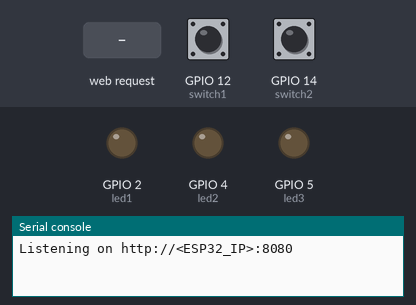
Simulated run of this program. Board: ESP32 board running MicroPython. Parts: output pins drawn as LEDs (lit = HIGH), the last lines printed to the serial console. The inputs (shaded band) are chosen by the test bench; at power-on: GPIO 12 (switch1) HIGH, GPIO 14 (switch2) HIGH.

Above: at 1.2 s.
1.3 s: HTTP request GET /?led1=on received
At 2.0 s:
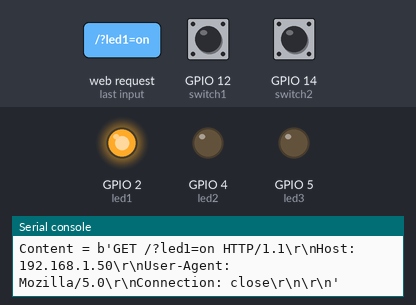
2.8 s: HTTP request GET /?led2=on received
At 3.2 s:
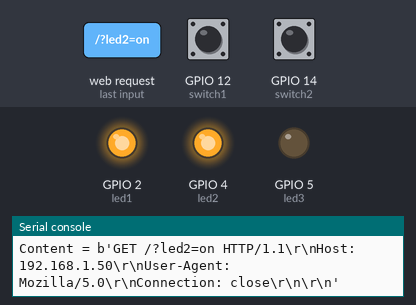
4.3 s: HTTP request GET /?led1=off received
At 5.5 s:
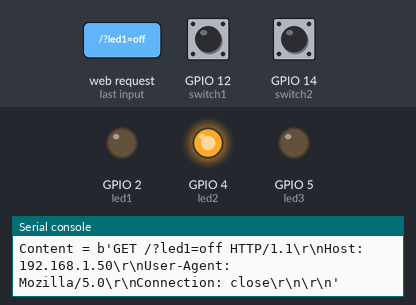
5.8 s: HTTP request GET /?led3=on received
At 6.6 s:
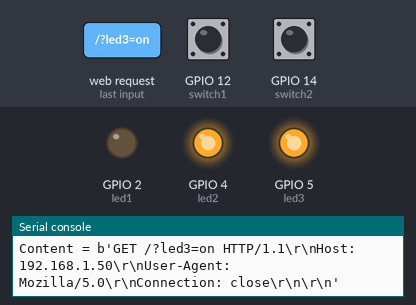
7.3 s: HTTP request GET /?led2=off received
At 7.8 s:
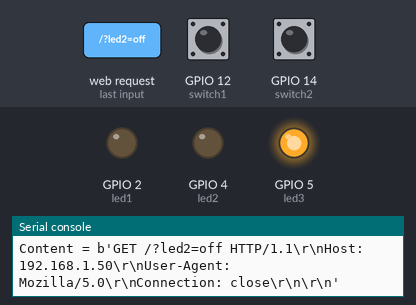
8.8 s: HTTP request GET /?led3=off received
At 10.1 s:
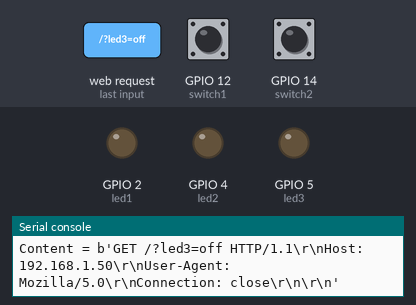
Timing chart, 0 to 11.3 s (numbered marks = the images above; inputs shaded):
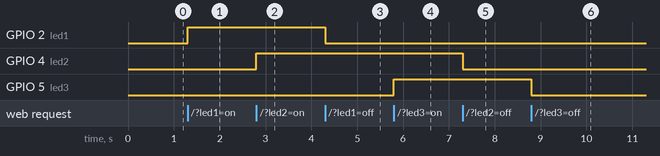

The program:

http5.py
```python
from machine import Pin
import socket

# הגדרת פיני LED
led1 = Pin(2, Pin.OUT)
led2 = Pin(4, Pin.OUT)
led3 = Pin(5, Pin.OUT)

# הגדרת פיני מפסקים
switch1 = Pin(12, Pin.IN, Pin.PULL_UP)
switch2 = Pin(14, Pin.IN, Pin.PULL_UP)

def web_page():
    # מצבי LED
    led1_state = "ON" if led1.value() else "OFF"
    led2_state = "ON" if led2.value() else "OFF"
    led3_state = "ON" if led3.value() else "OFF"

    # קריאת מצב מפסקים
    switch1_state = "PRESSED" if switch1.value() == 0 else "RELEASED"
    switch2_state = "PRESSED" if switch2.value() == 0 else "RELEASED"

    html = """<!DOCTYPE html>
<html>
<head>
    <title>ESP32 Control Panel</title>
    <meta name="viewport" content="width=device-width, initial-scale=1">
    <style>
        html {{ text-align: center; font-family: Arial; }}
        button {{
            background-color: #4CAF50; border: none; color: white;
            padding: 16px 40px; margin: 10px; font-size: 20px;
            border-radius: 8px; cursor: pointer;
        }}
        .off {{ background-color: #f44336; }}
    </style>
</head>
<body>
    <h1>ESP32 Web Control</h1>

    <p>LED1 is <strong>{led1}</strong></p>
    <a href="/?led1=on"><button>LED1 ON</button></a>
    <a href="/?led1=off"><button class="off">LED1 OFF</button></a>

    <p>LED2 is <strong>{led2}</strong></p>
    <a href="/?led2=on"><button>LED2 ON</button></a>
    <a href="/?led2=off"><button class="off">LED2 OFF</button></a>

    <p>LED3 is <strong>{led3}</strong></p>
    <a href="/?led3=on"><button>LED3 ON</button></a>
    <a href="/?led3=off"><button class="off">LED3 OFF</button></a>

    <h2>Switch Status</h2>
    <p>Switch 1: <strong>{sw1}</strong></p>
    <p>Switch 2: <strong>{sw2}</strong></p>
</body>
</html>""".format(led1=led1_state, led2=led2_state, led3=led3_state,
                  sw1=switch1_state, sw2=switch2_state)
    return html

# יצירת סוקט
s = socket.socket()
ai = socket.getaddrinfo("0.0.0.0", 8080)
addr = ai[0][-1]
s.setsockopt(socket.SOL_SOCKET, socket.SO_REUSEADDR, 1)
s.bind(addr)
s.listen(5)

print("Listening on http://<ESP32_IP>:8080")

while True:
    conn, addr = s.accept()
    print('Got a connection from %s' % str(addr))
    request = conn.recv(1024)
    request = str(request)
    print('Content = %s' % request)

    # בדיקת בקשות להפעלת נוריות
    if '/?led1=on' in request:
        led1.value(1)
    if '/?led1=off' in request:
        led1.value(0)
    if '/?led2=on' in request:
        led2.value(1)
    if '/?led2=off' in request:
        led2.value(0)
    if '/?led3=on' in request:
        led3.value(1)
    if '/?led3=off' in request:
        led3.value(0)

    response = web_page()
    conn.send('HTTP/1.1 200 OK\n')
    conn.send('Content-Type: text/html\n')
    conn.send('Connection: close\n\n')
    conn.sendall(response)
    conn.close()
```

Measured:
- after the input at 1.3 s, GPIO 2 (led1): LOW → HIGH at once
- after the input at 2.8 s, GPIO 4 (led2): LOW → HIGH at once
- after the input at 4.3 s, GPIO 2 (led1): HIGH → LOW at once
- after the input at 5.8 s, GPIO 5 (led3): LOW → HIGH at once
- after the input at 7.3 s, GPIO 4 (led2): HIGH → LOW at once
- after the input at 8.8 s, GPIO 5 (led3): HIGH → LOW at once
